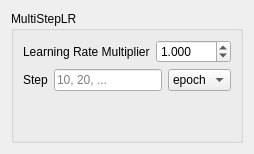
            <widget class="QWidget" name="page_Scheduler_MultiStepLR">
             <layout class="QVBoxLayout" name="verticalLayout_39">
              <item>
               <widget class="QGroupBox" name="grp_Scheduler_MultiStepLR">
                <property name="title">
                 <string>MultiStepLR</string>
                </property>
                <layout class="QVBoxLayout" name="verticalLayout_38">
                 <item>
                  <layout class="QHBoxLayout" name="horizontalLayout_55">
                   <item>
                    <widget class="QLabel" name="lbl_MultiStepLR_Learning_Rate_Multiplier">
                     <property name="text">
                      <string>Learning Rate Multiplier</string>
                     </property>
                    </widget>
                   </item>
                   <item>
                    <widget class="QDoubleSpinBox" name="dsBox_MultiStepLR_Learning_Rate_Multiplier">
                     <property name="decimals">
                      <number>3</number>
                     </property>
                     <property name="maximum">
                      <double>5.000000000000000</double>
                     </property>
                     <property name="singleStep">
                      <double>0.010000000000000</double>
                     </property>
                     <property name="value">
                      <double>1.000000000000000</double>
                     </property>
                    </widget>
                   </item>
                  </layout>
                 </item>
                 <item>
                  <layout class="QHBoxLayout" name="horizontalLayout_56">
                   <item>
                    <widget class="QLabel" name="lbl_MultiStepLR_Step">
                     <property name="text">
                      <string>Step</string>
                     </property>
                    </widget>
                   </item>
                   <item>
                    <widget class="QLineEdit" name="lEdit_MultiStepLR_Step_List">
                     <property name="placeholderText">
                      <string>10, 20, ...</string>
                     </property>
                    </widget>
                   </item>
                   <item>
                    <widget class="QComboBox" name="cBox_StepLR_Step_Unit_2">
                     <item>
                      <property name="text">
                       <string>epoch</string>
                      </property>
                     </item>
                     <item>
                      <property name="text">
                       <string>iter</string>
                      </property>
                     </item>
                    </widget>
                   </item>
                  </layout>
                 </item>
                 <item>
                  <spacer name="verticalSpacer_12">
                   <property name="orientation">
                    <enum>Qt::Vertical</enum>
                   </property>
                   <property name="sizeHint" stdset="0">
                    <size>
                     <width>20</width>
                     <height>40</height>
                    </size>
                   </property>
                  </spacer>
                 </item>
                </layout>
               </widget>
              </item>
             </layout>
            </widget>
